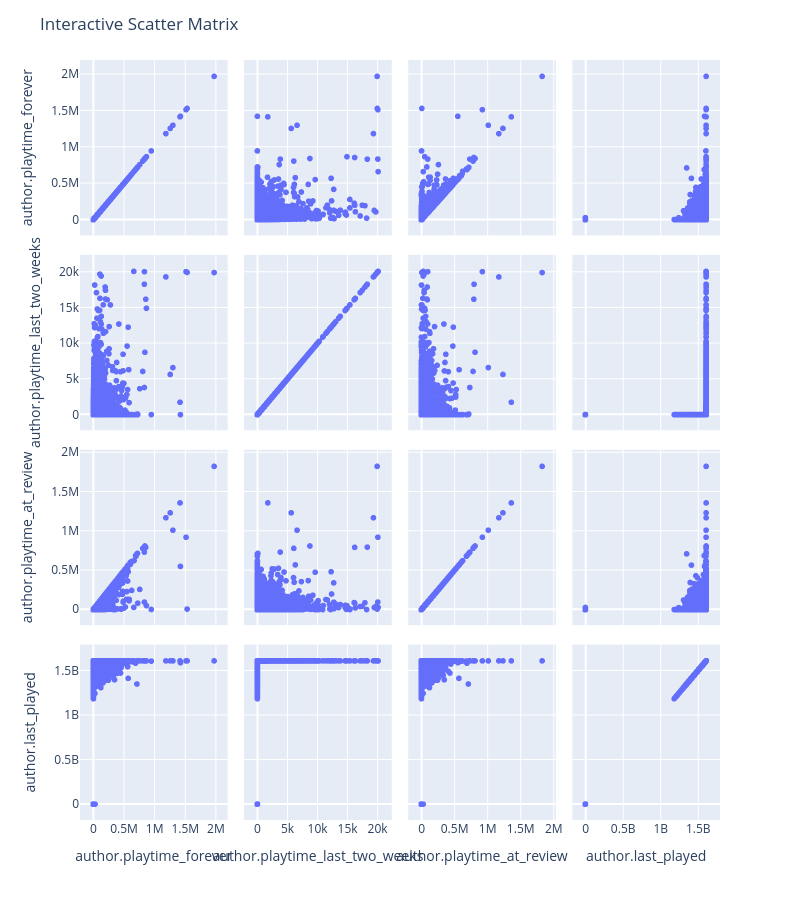

Source (notebook cell):
### Code cell
cols_to_review = [
    'author.playtime_forever', 'author.playtime_last_two_weeks',
    'author.playtime_at_review', 'author.last_played'
    ]
plot_pairplot_sample(df_eng, cols=cols_to_review, max_cols=len(cols_to_review))

### Figure 1 — Plotly figure (JSON) as saved in the notebook; plotly's stock layout.template omitted (floating-point values rounded to 4 significant figures; data arrays with more than 128 entries replaced by an {"elided": "..."} marker saying what was removed)
{"data": [{"dimensions": [{"axis": {"matches": true}, "label": "author.playtime_forever", "values": {"elided": "78462 float values"}}, {"axis": {"matches": true}, "label": "author.playtime_last_two_weeks", "values": {"elided": "78462 float values"}}, {"axis": {"matches": true}, "label": "author.playtime_at_review", "values": {"elided": "78462 float values"}}, {"axis": {"matches": true}, "label": "author.last_played", "values": {"elided": "78462 float values"}}], "hovertemplate": "%{xaxis.title.text}=%{x}<br>%{yaxis.title.text}=%{y}<extra></extra>", "legendgroup": "", "marker": {"color": "#636efa", "symbol": "circle"}, "name": "", "showlegend": false, "type": "splom"}], "layout": {"dragmode": "select", "height": 900, "legend": {"tracegroupgap": 0}, "margin": {"t": 60}, "title": {"text": "Interactive Scatter Matrix"}, "width": 800}}
